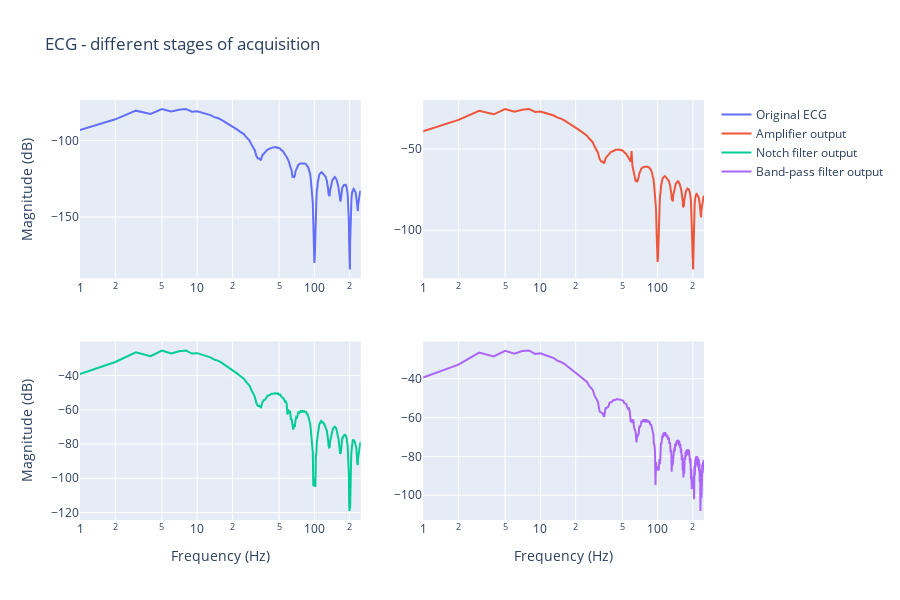

Notebook source saved alongside this figure:
### Code cell
fig = make_subplots(rows=2, cols=2, shared_xaxes=False)

fig.add_trace(
    go.Scatter(x=dff['Freq.'], y=dff['V(ecg)'], name='Original ECG'),
    row=1, col=1
)
fig.add_trace(
    go.Scatter(x=dff['Freq.'], y=dff['V(amp_out)'], name='Amplifier output'),
    row=1, col=2
)
fig.add_trace(
    go.Scatter(x=dff['Freq.'], y=dff['V(rb_out)'], name='Notch filter output'),
    row=2, col=1
)
fig.add_trace(
    go.Scatter(x=dff['Freq.'], y=dff['V(bp_out)'], name='Band-pass filter output'),
    row=2, col=2
)


fig.update_layout(height=600, width=900, title_text='ECG - different stages of acquisition')
fig.update_xaxes(type="log")
fig.update_yaxes(title_text="", showgrid=True)
fig.update_xaxes(title_text="", showgrid=True)

fig['layout']['yaxis1']['title']='Magnitude (dB)'
fig['layout']['yaxis3']['title']='Magnitude (dB)'
fig['layout']['xaxis3']['title']='Frequency (Hz)'
fig['layout']['xaxis4']['title']='Frequency (Hz)'

fig.show()

### Figure 1 — Plotly figure (JSON) as saved in the notebook; plotly's stock layout.template omitted (floating-point values rounded to 4 significant figures; data arrays with more than 128 entries replaced by an {"elided": "..."} marker saying what was removed)
{"data": [{"name": "Original ECG", "type": "scatter", "x": {"elided": "250 int values"}, "xaxis": "x", "y": {"elided": "250 float values"}, "yaxis": "y"}, {"name": "Amplifier output", "type": "scatter", "x": {"elided": "250 int values"}, "xaxis": "x2", "y": {"elided": "250 float values"}, "yaxis": "y2"}, {"name": "Notch filter output", "type": "scatter", "x": {"elided": "250 int values"}, "xaxis": "x3", "y": {"elided": "250 float values"}, "yaxis": "y3"}, {"name": "Band-pass filter output", "type": "scatter", "x": {"elided": "250 int values"}, "xaxis": "x4", "y": {"elided": "250 float values"}, "yaxis": "y4"}], "layout": {"height": 600, "title": {"text": "ECG - different stages of acquisition"}, "width": 900, "xaxis": {"anchor": "y", "domain": [0, 0.45], "showgrid": true, "title": {"text": ""}, "type": "log"}, "xaxis2": {"anchor": "y2", "domain": [0.55, 1], "showgrid": true, "title": {"text": ""}, "type": "log"}, "xaxis3": {"anchor": "y3", "domain": [0, 0.45], "showgrid": true, "title": {"text": "Frequency (Hz)"}, "type": "log"}, "xaxis4": {"anchor": "y4", "domain": [0.55, 1], "showgrid": true, "title": {"text": "Frequency (Hz)"}, "type": "log"}, "yaxis": {"anchor": "x", "domain": [0.575, 1], "showgrid": true, "title": {"text": "Magnitude (dB)"}}, "yaxis2": {"anchor": "x2", "domain": [0.575, 1], "showgrid": true, "title": {"text": ""}}, "yaxis3": {"anchor": "x3", "domain": [0, 0.425], "showgrid": true, "title": {"text": "Magnitude (dB)"}}, "yaxis4": {"anchor": "x4", "domain": [0, 0.425], "showgrid": true, "title": {"text": ""}}}}
